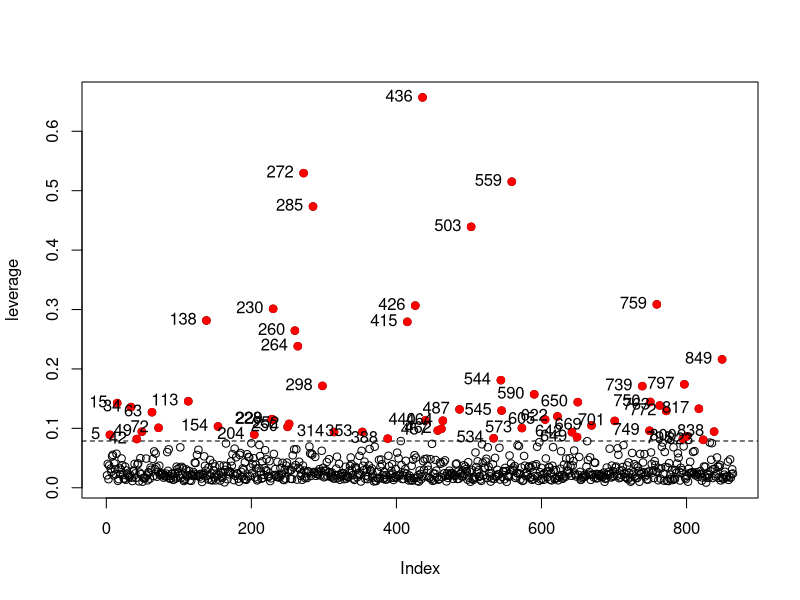
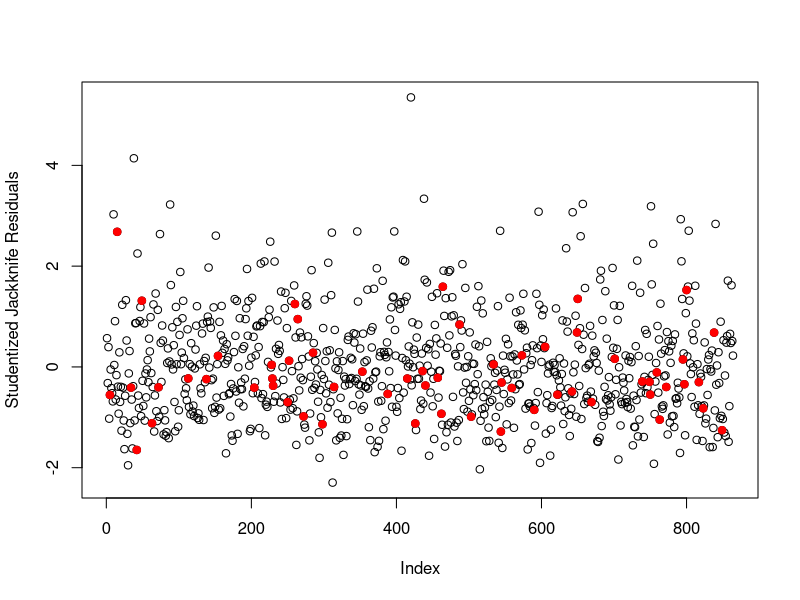

These charts were generated, in order, by the following R code: (Note: this script raises an error after producing the figures.)
## ---- chunk 1
## Load the data
library(readr)

suppressWarnings(pollutants_Raw <- read_csv("pollutants.csv"))
pollutants_Raw <- pollutants_Raw[-1]   # remove the index column
## ---- chunk 2
length <- pollutants_Raw$length
## ---- chunk 3
length <- pollutants_Raw$length
POP <- pollutants_Raw$POP_PCB1
## ---- chunk 4
pollutants <- pollutants_Raw[-1]   # remove the response
VIF_boundry <- 8

while(TRUE) {
  VIFs <- rep(NA, ncol(pollutants))  # vector to store the VIF of each variable
  for(i in 1:ncol(pollutants)) {  # find the VIF of every covariates
    rm <- lm(as.formula(paste(names(pollutants)[i], "~", ".")), data = pollutants)  # fit the model where Xi is the outcome
    VIFs[i] <- 1 / (1 - summary(rm)$r.squared)  # find the VIF of Xi, and store it in VIFs
  }
  # message("VIFs: ", VIFs)
  if(max(VIFs) > VIF_boundry) {  # if the largest VIF is larger than 10
    j = which.max(VIFs)  # find the index of the covariate with the largest VIF
    pollutants <- pollutants[-j]  # remove that covariate from the dataset
  } else { 
    break  # stop the loop if the VIFs for all covariates are <= 10
  }
} # end of while loop

pollutants$length <- pollutants_Raw$length  # add the output column to the dataset
## ---- chunk 5
# change male into numerical data
maleLevels <- c("$female", "$male")
pollutants$male <- factor(pollutants$male, levels=c(0,1), labels = maleLevels)

# change edu_cat into numerical data
eduLevels <- c("$high_school_students", "$high_school_grads", "$college_students", "$college_grads")
pollutants$edu_cat <- factor(pollutants$edu_cat, levels=c(1,2,3,4), labels = eduLevels)

# change race_cat into numerical data
raceLevels <- c("$Other", "$Mexican_American", "$Non_Hispanic_Black", "$Non_Hispanic_White")
pollutants$race_cat <- factor(pollutants$race_cat, levels=c(1,2,3,4), labels = raceLevels)

# change smokenow into numerical data
smokenowLevels <- c("$Not", "$Smoke")
pollutants$smokenow <- factor(pollutants$smokenow, levels=c(0,1), labels = smokenowLevels)

M_full <- lm(length ~., data = pollutants)
## ---- chunk 6
M_full <- lm(length ~., data = pollutants_Raw)
p <- length(coef(M_full))
n <- nobs(M_full)

## check leverage
h <- hatvalues(M_full)

## plot leverage
plot(h,ylab="leverage")
abline(h=2*(p+1)/n,lty=2)  ## add thresholds

## highlight influential points
lev_ind <- which(h > 2*(p+1)/n)
points(h[lev_ind]~lev_ind,col="red",pch=19) ## add red points
text(y=h[lev_ind],x=lev_ind, labels=lev_ind, pos=2) ## label high influence points
## ---- chunk 7
jack <- rstudent(M_full) 

plot(jack,ylab="Studentized Jackknife Residuals")
points(jack[lev_ind] ~ lev_ind, col="red", pch=19) ## add high leverage points
## ---- chunk 8
knitr::include_graphics("截屏2021-04-15 上午1.39.51.png")
## ---- chunk 9
knitr::include_graphics("vif1.png")
## ---- chunk 10
M_full <- lm(length ~., data = pollutants)
knitr::include_graphics("vif2.png")
## ---- chunk 11
## Use LASSO to do automatic selection
library(glmnet)
M_lasso <- glmnet(x=model.matrix(M_full)[,-1], y=pollutants$length, alpha = 1)  

## plot paths
#plot(M_lasso, xvar = "lambda",label=TRUE)
## ---- chunk 12
## fit with cross validation
# default is 10 fold
cvfit_lasso <- cv.glmnet(x=model.matrix(M_full)[,-1], y=pollutants$length, alpha = 1)
#plot(cvfit_lasso)
#cvfit_lasso
#coef(cvfit_lasso, s = "lambda.min")
## ---- chunk 13
## estimated betas for minimum lambda 
coef_lasso <- coef(cvfit_lasso, s = "lambda.min")
covs_Names <- rownames(coef_lasso)[which(coef_lasso != 0)]  # get the names of the covariates left
removed_Names <- rownames(coef_lasso)[which(coef_lasso == 0)]  # get the names of the covariates left
#covs_Names
#coef_lasso
## ---- chunk 14
knitr::include_graphics("lasso.png")
## ---- chunk 15
## Merge the catgories with 0 coefficients with their referent group

library(stringi)

pollutants2 <- pollutants
# Note: The idea behind the below code is to project the new factor levels to the old data
if(is.element("male", substring(covs_Names, 1, stri_length("male")))) {  # we know that at least one of the "male" is remaining
  maleLevels2 <- rep("$Other", length(maleLevels))  # maleLevels2: all factors are "$Other"
  male_remained_Index <- which(substring(covs_Names, 1, stri_length("male")) == "male")
  category_index <- match(substring(covs_Names[male_remained_Index], stri_length("male")+1), maleLevels)  # get the index of the categories remained in original factors
  maleLevels2[category_index] <- maleLevels[category_index]  # set the factor values of the categories remained
  pollutants2$male2 <- factor(pollutants2$male, levels=maleLevels, labels=maleLevels2)  # refactor the data, and add a new variable in the data set
  covs_Names <- covs_Names[-male_remained_Index]  # remove the individual categories from the remaining coefficients list
  covs_Names[length(covs_Names)+1] <- "male2"  # add the new variable to the remaining coefficients list
}
if(is.element("edu_cat", substring(covs_Names, 1, stri_length("edu_cat")))) {  # we know that at least one of the "edu_cat" is remaining
  eduLevels2 <- rep("$Other", length(eduLevels))  # eduLevels2: all factors are "$Other"
  edu_remained_Index <- which(substring(covs_Names, 1, stri_length("edu_cat")) == "edu_cat")
  category_index <- match(substring(covs_Names[edu_remained_Index], stri_length("edu_cat")+1), eduLevels)  # get the index of the categories remained in original factors
  eduLevels2[category_index] <- eduLevels[category_index]  # set the factor values of the categories remained
  pollutants2$edu_cat2 <- factor(pollutants2$edu_cat, levels=eduLevels, labels=eduLevels2)  # refactor the data, and add a new variable in the data set
  covs_Names <- covs_Names[-edu_remained_Index]  # remove the individual categories from the remaining coefficients list
  covs_Names[length(covs_Names)+1] <- "edu_cat2"  # add the new variable to the remaining coefficients list
}
if(is.element("race_cat", substring(covs_Names, 1, stri_length("race_cat")))) {  # we know that at least one of the "race_cat" is remaining
  raceLevels2 <- rep("$Other", length(raceLevels))  # raceLevels22: all factors are "$Other"
  race_remained_Index <- which(substring(covs_Names, 1, stri_length("race_cat")) == "race_cat")
  category_index <- match(substring(covs_Names[race_remained_Index], stri_length("race_cat")+1), raceLevels)  # get the index of the categories remained in original factors
  raceLevels2[category_index] <- raceLevels[category_index]  # set the factor values of the categories remained
  pollutants2$race_cat2 <- factor(pollutants2$race_cat, levels=raceLevels, labels=raceLevels2)  # refactor the data, and add a new variable in the data set
  covs_Names <- covs_Names[-race_remained_Index]  # remove the individual categories from the remaining coefficients list
  covs_Names[length(covs_Names)+1] <- "race_cat2"  # add the new variable to the remaining coefficients list
}
if(is.element("male", substring(covs_Names, 1, stri_length("smokenow")))) {  # we know that at least one of the "smokenow" is remaining
  smokeLevels2 <- rep("$Other", length(smokeLevels))  # smokeLevels2: all factors are "$Other"
  smoke_remained_Index <- which(substring(covs_Names, 1, stri_length("smokenow")) == "smokenow")
  category_index <- match(substring(covs_Names[smoke_remained_Index], stri_length("smokenow")+1), smokeLevels)  # get the index of the categories remained in original factors
  smokeLevels2[category_index] <- smokeLevels[category_index]  # set the factor values of the categories remained
  pollutants2$smokenow2 <- factor(pollutants2$smokenow, levels=smokeLevels, labels=smokeLevels2)  # refactor the data, and add a new variable in the data set
  covs_Names <- covs_Names[-smoke_remained_Index]  # remove the individual categories from the remaining coefficients list
  covs_Names[length(covs_Names)+1] <- "smokenow2"  # add the new variable to the remaining coefficients list
}

covs_Names <- covs_Names[-1]  # remove the intercept
pollutants_reduced <- subset(pollutants2, select = covs_Names) 
pollutants_reduced$length <- pollutants2$length  # add the outcome

M_reduced <- lm(length ~ ., data=pollutants_reduced)
## ---- chunk 16
knitr::include_graphics("截屏2021-04-15 上午1.31.18.png")
## ---- chunk 17
## Try fitting the model using Backward Selection, Forward Selection and Stepwise Selection
# The model with only intercept

M0 <- lm(length~., data=pollutants)
n <- 864

# Forward Selection
Mfwd <- step(object = M0, # base model
               scope = list(lower = M0, upper = M_full), # smallest and largest model
               direction = "forward",
               trace = 0,
               k = 2)

# Backward Selection
Mback <- step(object = M_full, # base model
              scope = list(lower = M0, upper = M_full),
              direction = "backward",
              trace = 0,
              k = 2)

# Stepwise Selection
Mstepwise <- step(object = M_full, # base model
              scope = list(lower = M0, upper = M_full),
              direction = "both",
              trace = 0,
              k = 2)

aic_fwd <- AIC(Mfwd)
aic_back <- AIC(Mback)
aic_stepwise <- AIC(Mstepwise)
aic_lasso <- AIC(M_reduced)
aic_ori <- AIC(M_full)

bic_fwd <- BIC(Mfwd)
bic_back <- BIC(Mback)
bic_stepwise <- BIC(Mstepwise)
bic_lasso <- BIC(M_reduced)
bic_ori <- BIC(M_full)

adj_fwd <- summary(Mfwd)$adj.r.square
adj_back <- summary(Mback)$adj.r.square
adj_stepwise <- summary(Mstepwise)$adj.r.square
adj_lasso <- summary(M_reduced)$adj.r.square
adj_ori <- summary(M_full)$adj.r.square

mse_fwd <- sigma(Mfwd)^2
mse_back <- sigma(Mback)^2
mse_stepwise <- sigma(Mstepwise)^2
mse_lasso <- sigma(M_reduced)^2
mse_ori <- sigma(M_full)^2

x <- c(aic_ori, aic_fwd, aic_back, aic_stepwise, aic_lasso, bic_ori, bic_fwd, bic_back,bic_stepwise, bic_lasso,
       adj_ori, adj_fwd, adj_back, adj_stepwise, adj_lasso, mse_ori, mse_fwd, mse_back, mse_stepwise, mse_lasso)
M <- matrix(x, nrow=5, ncol=4)
M <- data.frame(M)
rownames(M) =c("Original Data", "Forward Selection", "Backward Selection", "Stepwise Selection", "LASSO")
colnames(M) =c("AIC", "BIC", "Adj R Sqr", "MSE")
M
## ---- chunk 18
par(mfrow=c(1,2))
## Analyze assumptions: Normality, Heteroskedasticity, Linearity, Independence
res <- resid(M_reduced)
student_res <- res/(sigma(M_reduced)*sqrt(1-hatvalues(M_reduced)))

## plot distribution of studentized residuals
hist(student_res,
     breaks=12,
     probability=TRUE,
     xlim=c(-6,6),
     xlab="Studentized Residuals",
     main="Distribution of Residuals")
grid <- seq(-3.5,3.5,by=0.05)
lines(x=grid,y=dnorm(grid),col="blue")


# qq-plot of studentized residuals
qqnorm(student_res)
abline(0,1)
## ---- chunk 19
## plot of studentized residuals vs fitted values
plot(student_res~fitted(M_reduced),
     xlab="Fitted Values",
     ylab="Studentized Residuals",
     main="Residuals vs Fitted")
abline(0,0, col="blue", lwd=2)
## ---- chunk 20
knitr::include_graphics("截屏2021-04-15 上午2.16.02.png")
## ---- chunk 21
p <- length(coef(M_reduced))
n <- nobs(M_reduced)

dffits_m <- dffits(M_reduced) 

## plot DFFITS
plot(dffits_m,ylab="DFFITS") 
abline(h = 2*sqrt((p+1)/n),lty=2)  ## add thresholds
abline(h = -2*sqrt((p+1)/n),lty=2)

## highlight influential points
dff_ind <- which(abs(dffits_m)>2*sqrt((p+1)/n))
points(dffits_m[dff_ind]~dff_ind,col="red",pch=19) ## add red points
text(y=dffits_m[dff_ind],x=dff_ind, labels=dff_ind, pos=2) ## label high influence points
## ---- chunk 22
D <- cooks.distance(M_reduced) # Cook's distance

## influential points
inf_ind <- which(pf(D,p+1,n-p-1,lower.tail=TRUE) > 0.1)

## plot cook's Distance
#plot(D,ylab="Cook's Distance")
#points(D[inf_ind]~inf_ind,col="red",pch=19) ## add red points
#if(length(inf_ind) > 0) text(y=D[inf_ind],x=inf_ind, labels=inf_ind, pos=4) ## label high influence points
## ---- chunk 23
omit_ind <- c(15, 38, 272, 420, 438, 440, 465, 597, 759, 793, 849)

M_omit <- update(M_reduced, data = pollutants_reduced[-omit_ind,])

aic_reduced <- AIC(M_reduced)
aic_omit <- AIC(M_omit)

bic_reduced <- BIC(M_reduced)
bic_omit <- BIC(M_omit)

adj_reduced <- summary(M_reduced)$adj.r.squared
adj_omit <- summary(M_omit)$adj.r.squared

mse_reduced <- sigma(M_reduced)^2
mse_omit <- sigma(M_omit)^2

x <- c(aic_reduced, aic_omit, bic_reduced, bic_omit, adj_reduced, adj_omit, mse_reduced, mse_omit)
M2 <- matrix(x, nrow = 2, ncol = 4)
M2 <- data.frame(M2)
rownames(M2) =c("reduced model", "reduced model without outliers")
colnames(M2) =c("AIC", "BIC", "Adj R Sqr", "MSE")
M2
## ---- chunk 24
M_interaction <- lm(length~. + POP_furan3*POP_PCB11, data=pollutants_reduced[-omit_ind,])
## ---- chunk 25
aic_inter <- AIC(M_interaction)
bic_inter <- BIC(M_interaction)
adj_inter <- summary(M_interaction)$adj.r.squared
mse_inter <- sigma(M_interaction)^2
y <- c(aic_omit, aic_inter, bic_omit, bic_inter, adj_omit, adj_inter, mse_omit, mse_inter)
matrix_inter <- matrix(y, nrow=2, ncol=4)
matrix_inter<- data.frame(matrix_inter)
rownames(matrix_inter) =c("reduced model without interaction", 
                          "reduced model with interaction")
colnames(matrix_inter) =c("AIC", "BIC", "Adj R Sqr", "MSE")
matrix_inter
